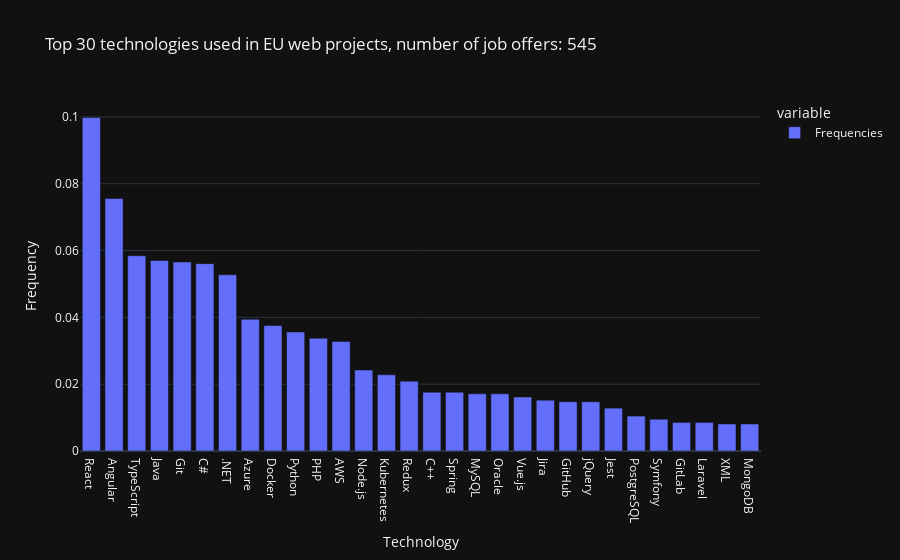

Notebook cell for this chart:
### Code cell
fig_technologies_freq_eu = get_figure(
    freq_technologies_eu, 30,
    f"Top 30 technologies used in EU web projects, number of job offers: {df_eu.shape[0]}",
    dict(value='Frequency', index='Technology')
)
fig_technologies_freq_eu.show()

### Figure 1 — Plotly figure (JSON) as saved in the notebook; plotly's stock layout.template omitted (floating-point values rounded to 4 significant figures)
{"data": [{"alignmentgroup": "True", "hovertemplate": "variable=Frequencies<br>Technology=%{x}<br>Frequency=%{y}<extra></extra>", "legendgroup": "Frequencies", "marker": {"color": "#636efa", "pattern": {"shape": ""}}, "name": "Frequencies", "offsetgroup": "Frequencies", "orientation": "v", "showlegend": true, "textposition": "auto", "type": "bar", "x": ["React", "Angular", "TypeScript", "Java", "Git", "C#", ".NET", "Azure", "Docker", "Python", "PHP", "AWS", "Node.js", "Kubernetes", "Redux", "C++", "Spring", "MySQL", "Oracle", "Vue.js", "Jira", "GitHub", "jQuery", "Jest", "PostgreSQL", "Symfony", "GitLab", "Laravel", "XML", "MongoDB"], "xaxis": "x", "y": [0.09981, 0.07557, 0.05846, 0.05703, 0.05656, 0.05608, 0.05276, 0.03945, 0.03755, 0.03565, 0.03375, 0.03279, 0.02424, 0.02281, 0.02091, 0.01759, 0.01759, 0.01711, 0.01711, 0.01616, 0.01521, 0.01473, 0.01473, 0.01283, 0.01046, 0.009506, 0.008555, 0.008555, 0.00808, 0.00808], "yaxis": "y"}], "layout": {"barmode": "relative", "legend": {"title": {"text": "variable"}, "tracegroupgap": 0}, "title": {"text": "Top 30 technologies used in EU web projects, number of job offers: 545"}, "xaxis": {"anchor": "y", "domain": [0, 1], "title": {"text": "Technology"}}, "yaxis": {"anchor": "x", "domain": [0, 1], "title": {"text": "Frequency"}}}}
